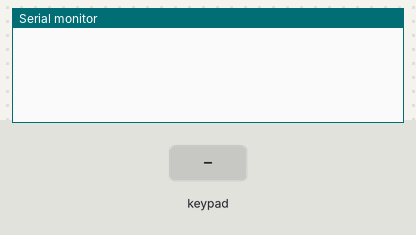
A sketch run on a simulated Arduino Uno, built with avr-gcc and run on an emulated ATmega328P. On the bench: the last lines printed to the serial monitor. Inputs (shaded band) come from the test bench.

Above: at 1.2 s.
1.3 s: key 'Q' pressed
At 2.5 s:
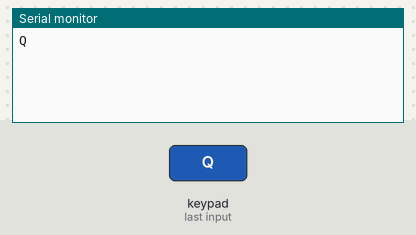
2.8 s: keypad keys 1 0 9 8 7 6 pressed 0.4 s apart
At 5.3 s:
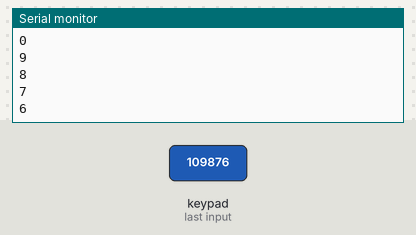
6.7 s: key 'W' pressed
At 7.9 s:
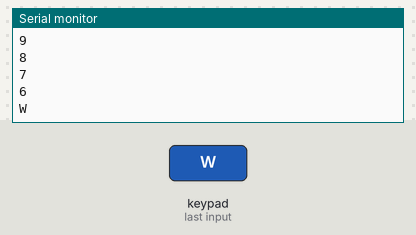
8.2 s: keypad keys 1 0 9 8 7 6 # pressed 0.4 s apart
At 12.1 s:
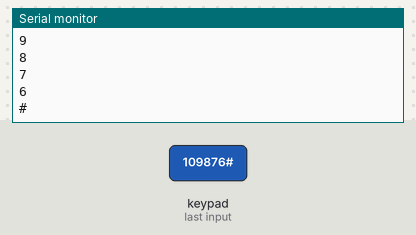
12.5 s: key '*' pressed
At 13.7 s:
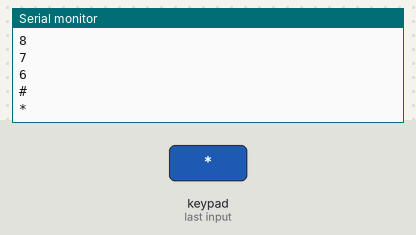
14.0 s: keypad keys 1 0 9 8 7 6 D pressed 0.4 s apart
At 17.8 s:
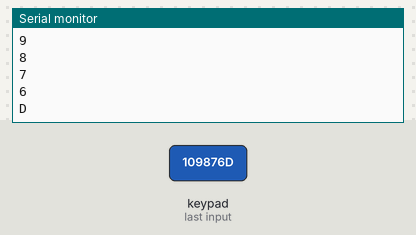
Timing chart, 0 to 19.3 s (numbered marks = the images above; inputs shaded):
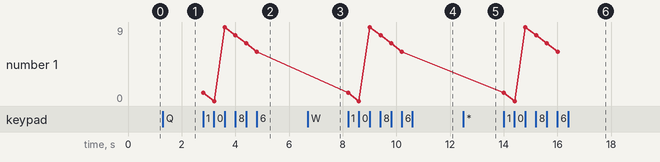

The sketch:

Arduino_keypad4x4.ino
```cpp
#include <Keypad.h>
const byte ROWS = 5; //four rows

const byte COLS = 4; //three columns

char keys[ROWS][COLS] = {

  {'Q','W','#','*'},

  {'1','2','3','U'},

  {'4','5','6','D'},

  {'7','8','9','S'},

  {'L','0','R','N'}

};

byte rowPins[ROWS] = {10,9, 8, 7, 6};

byte colPins[COLS] = {5, 4, 3, 2};

Keypad keypad = Keypad( makeKeymap(keys), rowPins, colPins, ROWS, COLS );
void setup(){

  Serial.begin(9600);

}

void loop(){

  char key = keypad.getKey();


  if (key != NO_KEY){

    Serial.println(key);

  }

}
```

Measured:
- after the input at 1.3 s, the serial monitor: prints a new line at once (image 1)
- after the input at 2.8 s, the serial monitor: prints a new line at once (image 2)
- after the input at 6.7 s, the serial monitor: prints a new line at once (image 3)
- after the input at 8.2 s, the serial monitor: prints a new line at once (image 4)
- after the input at 12.5 s, the serial monitor: prints a new line at once (image 5)
- after the input at 14.0 s, the serial monitor: prints a new line at once (image 6)
